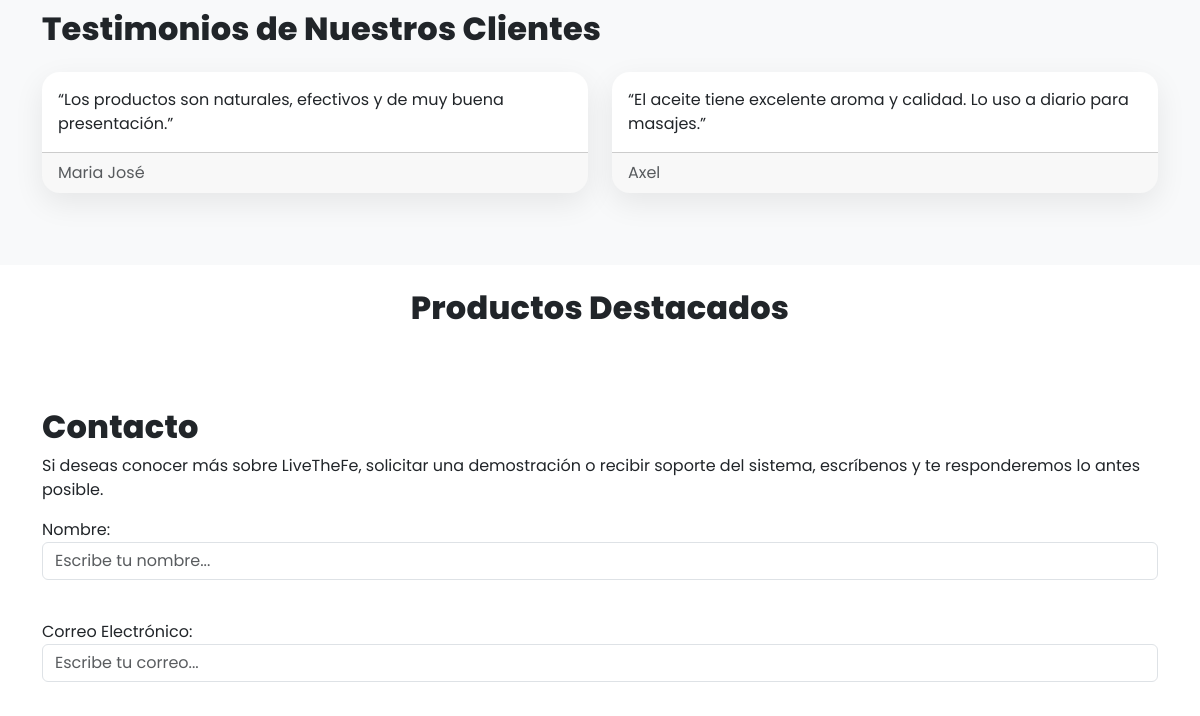
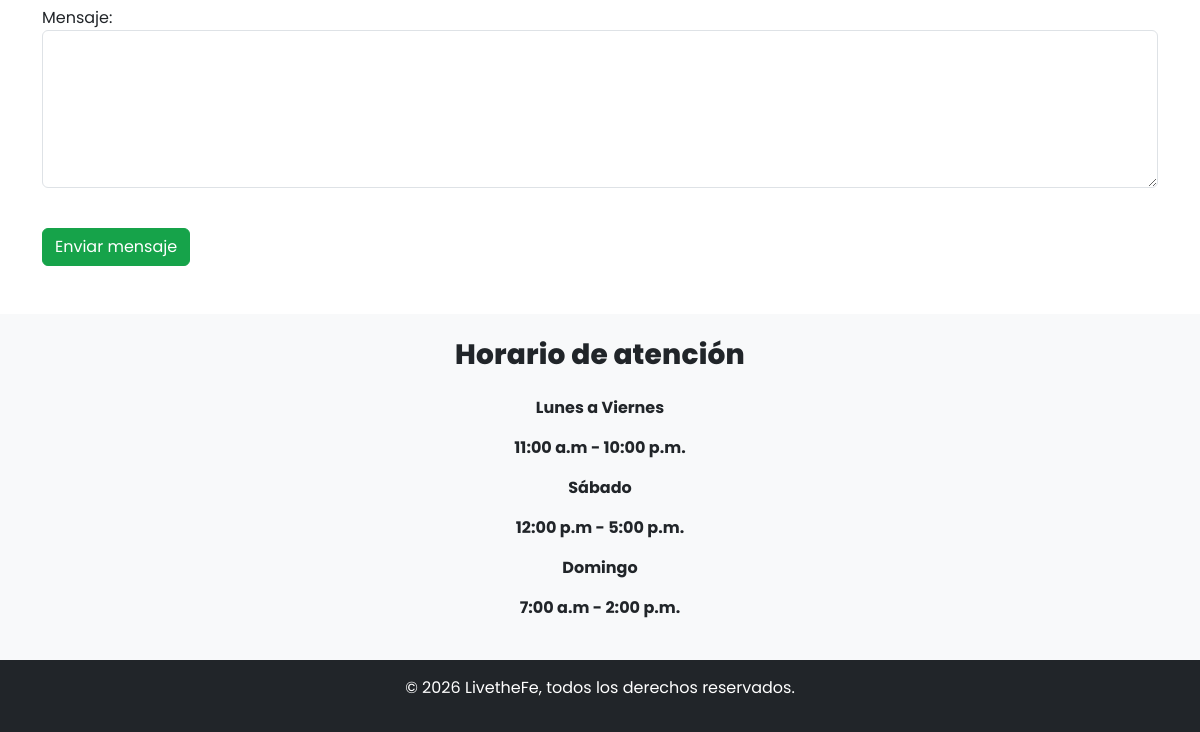
Before: / (lower part) with the older database file (2 pictures, top to bottom).
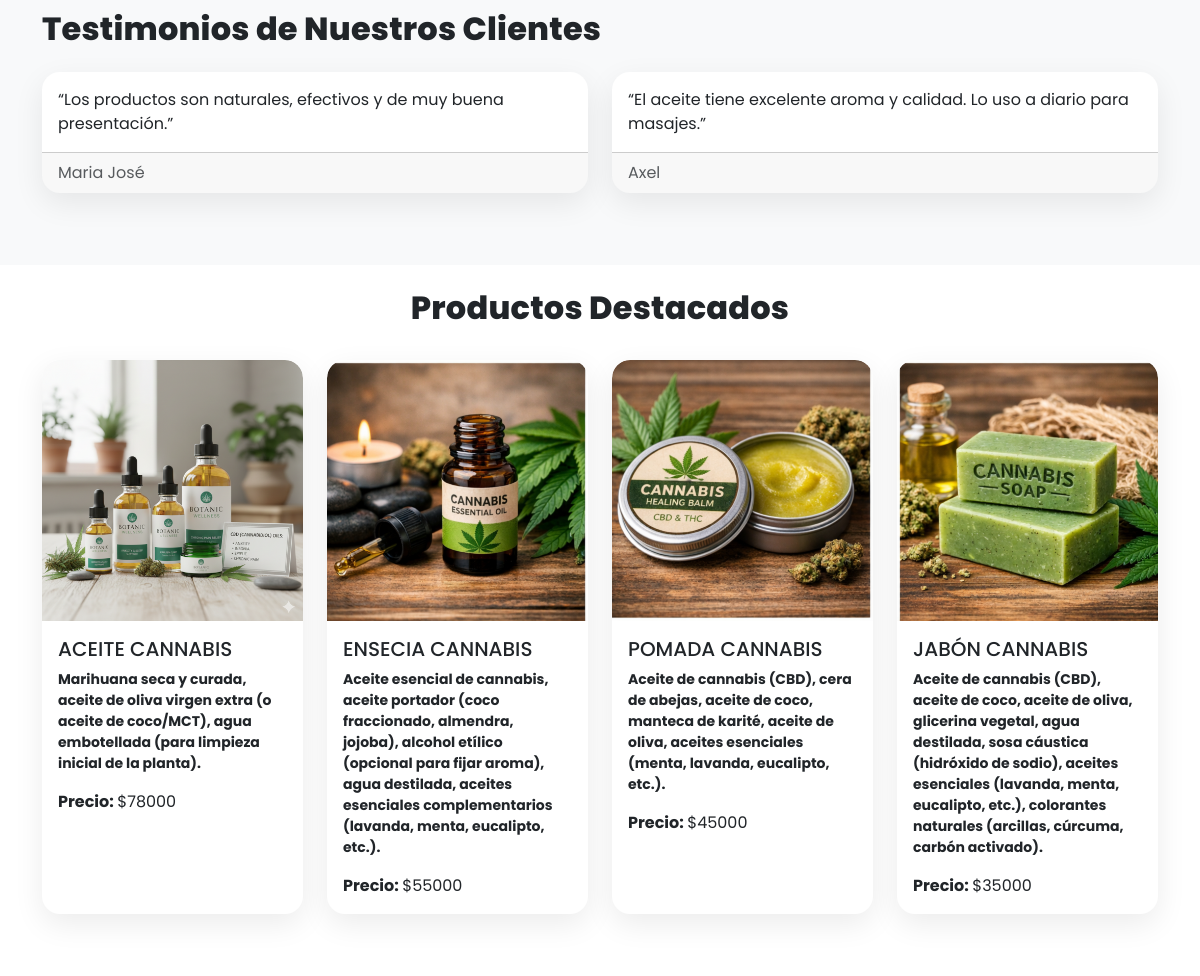
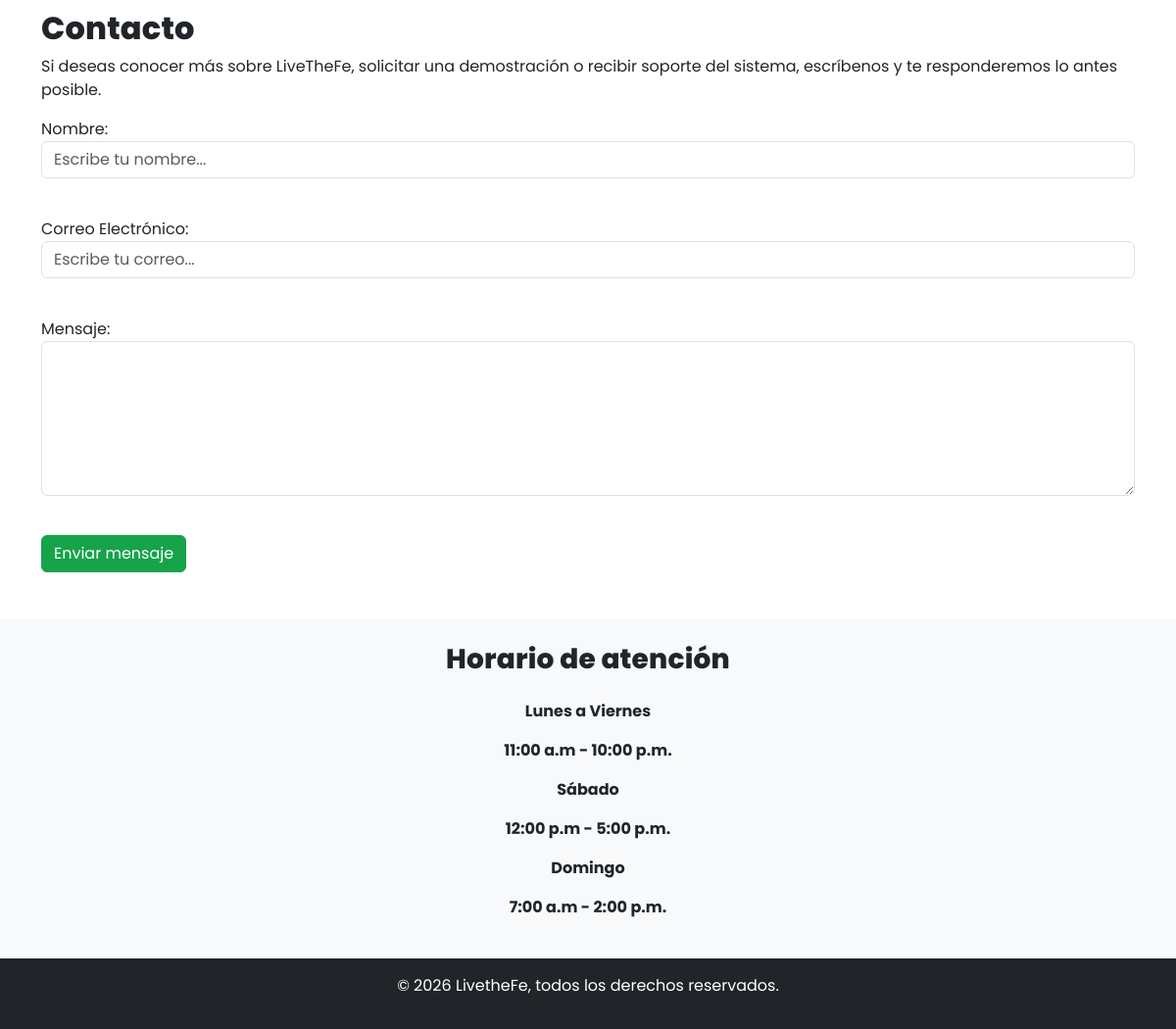
After: the same page with the newer database file (2 pictures, top to bottom).
### tables this page shows
CREATE TABLE `tbl_testimonios` (
  `ID` int(11) NOT NULL,
  `opinion` varchar(255) NOT NULL,
  `nombre` varchar(255) NOT NULL
);

CREATE TABLE `tbl_productos` (
  `ID` int(11) NOT NULL,
  `nombre` varchar(255) NOT NULL,
  `ingredientes` varchar(255) NOT NULL,
  `foto` varchar(255) NOT NULL,
  `precio` varchar(255) NOT NULL
);

### index.php (the view, shortened to what this page needs)
<?php
include("admin/bd.php");
$sentencia = $conexion->prepare("SELECT * FROM tbl_testimonios ORDER BY id DESC limit 2 ");
$sentencia->execute();
$lista_testimonios = $sentencia->fetchAll(PDO::FETCH_ASSOC);
$sentencia = $conexion->prepare("SELECT * FROM tbl_productos ORDER BY id DESC limit 4 ");
$sentencia->execute();
$lista_menu = $sentencia->fetchAll(PDO::FETCH_ASSOC);
?>
<!doctype html>
<html lang="en">
<head>
    <link
        href="https://cdn.jsdelivr.net/npm/bootstrap@5.3.2/dist/css/bootstrap.min.css" rel="stylesheet"
 />
    <link
        rel="stylesheet"
        href="https://cdnjs.cloudflare.com/ajax/libs/font-awesome/6.4.2/css/all.min.css"
 />
    <link rel="stylesheet" href="style.css">
</head>
<body>
    <section id="testimonio" class="bg-light py-5">
        <div class="container">
            <h2 class="tex-center mb-4"> Testimonios de Nuestros Clientes </h2>
            <div class="row">
                <?php foreach ($lista_testimonios as $testimonio) { ?>
                    <div class="col-md-6 d-flex">
                        <div class="card mb-4 w-100">
                            <div class="card-body">
                                <p class="card-text"> <?php echo $testimonio["opinion"]; ?> </p>
                            </div>
                            <div class="card-footer text-muted">
                                <?php echo $testimonio["nombre"]; ?>
                            </div>
                        </div>
                    </div>
                <?php } ?>
            </div>
        </div>
    </section>
    <section id="productos" class="container mt-4">
        <h2 class="text-center"> Productos Destacados </h2>
        <br />
        <div class="row row-cols-1 row-cols-md-4 g-4">
            <?php foreach ($lista_menu as $registro) { ?>
                <div class="col d-flex">
                    <div class="card">
                        <img src="images/menu/<?php echo $registro["foto"]; ?>" alt="Tortillas de maiz con carne y frijoles negros" class="card-img-top">
                        <div class="card-body">
                            <h5 class="card-title"> <?php echo $registro["nombre"]; ?> </h5>
                            <p class="card-text small"><strong><?php echo $registro["ingredientes"]; ?></strong></p>
                            <p class="card-text"><strong> Precio: </strong><?php echo $registro["precio"]; ?> </p>
                        </div>
                    </div>
                </div>
            <?php } ?>
        </div>
    </section>
    <br />
    <br />
    <section id="contacto" class="container mt-4">
        <h2>Contacto</h2>
        <p>Si deseas conocer más sobre LiveTheFe, solicitar una demostración o recibir soporte del sistema, escríbenos y
        te responderemos lo antes posible.</p>
        <form action="?" method="post">
            <div class="mb-3">
                <label for="name">Nombre:</label><br>
                <input type="text" class="form-control" name="nombre" placeholder="Escribe tu nombre..." required><br />
            </div>
            <div class="mb-3">
                <label for="email">Correo Electrónico:</label><br />
                <input type="email" class="form-control" name="correo" placeholder="Escribe tu correo..." required><br />
            </div>
            <div class="mb-3">
                <label for="message">Mensaje:</label><br />
                <textarea id="message" class="form-control" name="mensaje" rows="6" cols="50"></textarea><br />
            </div>
            <input type="submit" class="btn btn-primary" value="Enviar mensaje">
        </form>
    </section>
    <br /><br />
    <div id="horario" class="text-center bg-light p-4">
        <h3 class="mb-4">Horario de atención</h3>
        <div>
            <p> <strong> Lunes a Viernes</strong> </p>
            <p> <strong> 11:00 a.m - 10:00 p.m. </strong></p>
        </div>
        <div>
            <p> <strong> Sábado</strong> </p>
            <p> <strong> 12:00 p.m - 5:00 p.m. </strong></p>
        </div>
        <div>
            <p> <strong>Domingo</strong> </p>
            <p> <strong> 7:00 a.m - 2:00 p.m. </strong></p>
        </div>
    </div>
    <footer class="bg-dark text-white text-center py-3">
        <p> &copy; 2026 LivetheFe, todos los derechos reservados.</p>
    </footer>
</body>
</html>

### style.css (style rules this page uses)
:root { --ltf-brand: #16a34a; --ltf-dark: #0b1220; }
html, body { font-family: 'Poppins', system-ui, -apple-system, 'Segoe UI', Roboto, Arial, sans-serif; }
.btn.btn-primary { background-color: var(--ltf-brand); border-color: var(--ltf-brand); }
section { scroll-margin-top: 80px; }
.card { border: 0; border-radius: 18px; box-shadow: 0 10px 30px rgba(0,0,0,.08); overflow: hidden; }
.card-img-top { width: 100%; height: auto; border-top-left-radius: 18px; border-top-right-radius: 18px; }
h2, h3 { font-weight: 800; letter-spacing: .2px; }
footer { background: #111827; }

Changed rows visible on the page:
added tbl_productos: foto (picture), nombre "ACEITE CANNABIS", ingredientes "Marihuana seca y curada, aceite de oliva virgen extra (o aceite de coco/MCT), agua embotellada (para limpieza inicial de la planta).", precio "$78000"
added tbl_productos: foto (picture), nombre "ENSECIA CANNABIS", ingredientes "Aceite esencial de cannabis, aceite portador (coco fraccionado, almendra, jojoba), alcohol etílico (opcional para fijar aroma), agua destilada, aceites esenciales complementarios (lavanda, menta, eucalipto, etc.).", precio "$55000"
added tbl_productos: foto (picture), nombre "POMADA CANNABIS", ingredientes "Aceite de cannabis (CBD), cera de abejas, aceite de coco, manteca de karité, aceite de oliva, aceites esenciales (menta, lavanda, eucalipto, etc.).", precio "$45000"
added tbl_productos: foto (picture), nombre "JABÓN CANNABIS", ingredientes "Aceite de cannabis (CBD), aceite de coco, aceite de oliva, glicerina vegetal, agua destilada, sosa cáustica (hidróxido de sodio), aceites esenciales (lavanda, menta, eucalipto, etc.), colorantes naturales (arcillas, cúrcuma, carbón activado).", precio "$35000"
